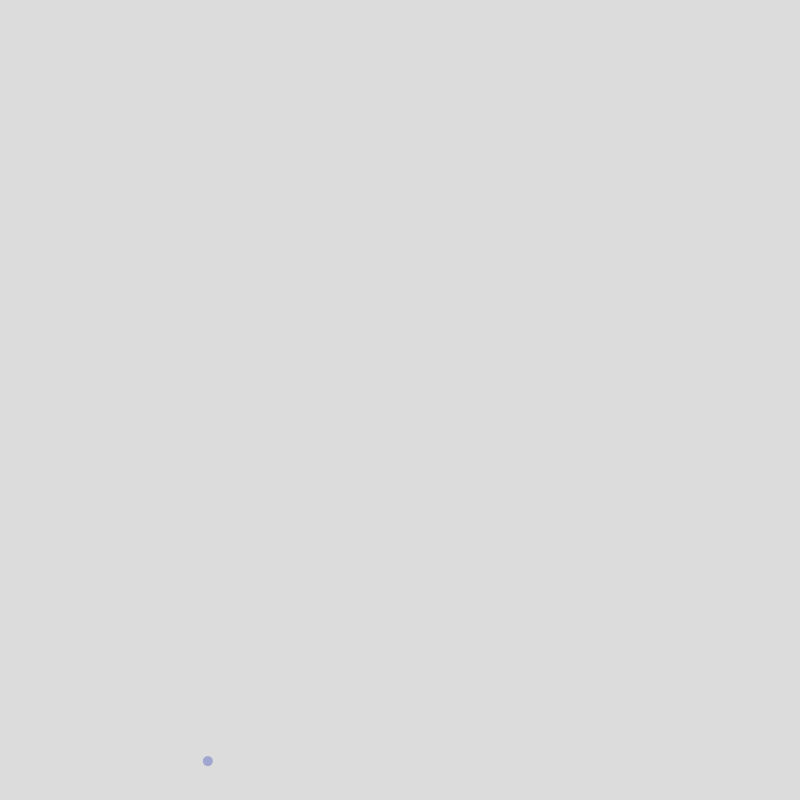
Frame 1 (no input)
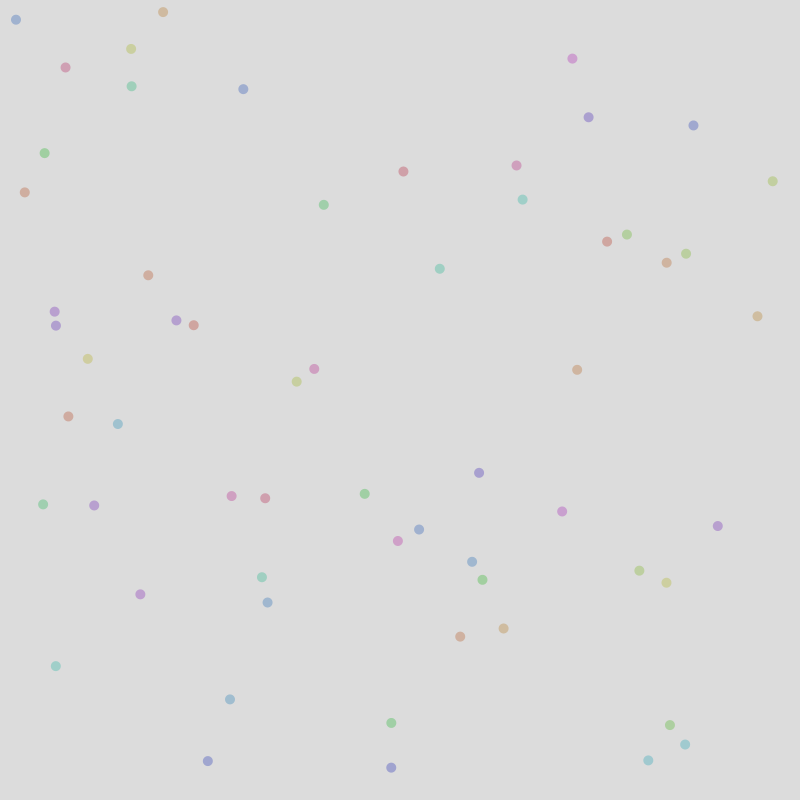
Frame 60 (the mouse pressed at the canvas centre just before this capture)
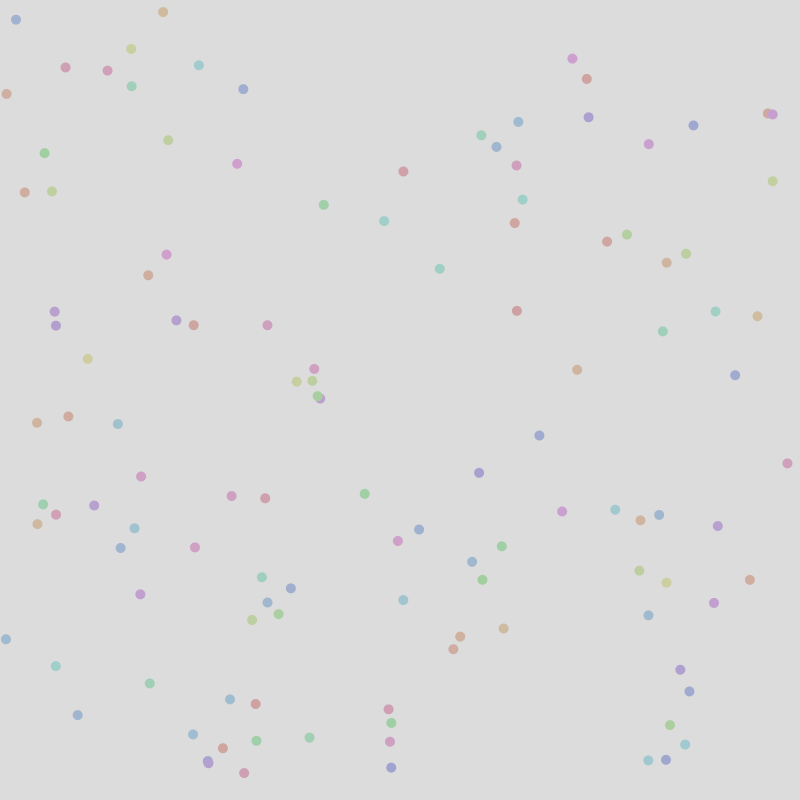
Frame 120 (the mouse held since frame 60 and released just before this capture)

The Processing sketch that drew these frames (run headless with seeded random() and noise(); from frame 60 on, the mouse is pressed at the canvas centre):

// Processing sketch: playbutton
// ── playbutton.pde

int playCounter = 0;

void setup()
{
  size(800, 800);
  colorMode(HSB);
  smooth();
  
  frameRate(30);
  background(220);
  noStroke();
}

void draw()
{
  fill(random(0, 255), 57, 207);
  
  ellipse(random(width), random(height), 10, 10);
}
